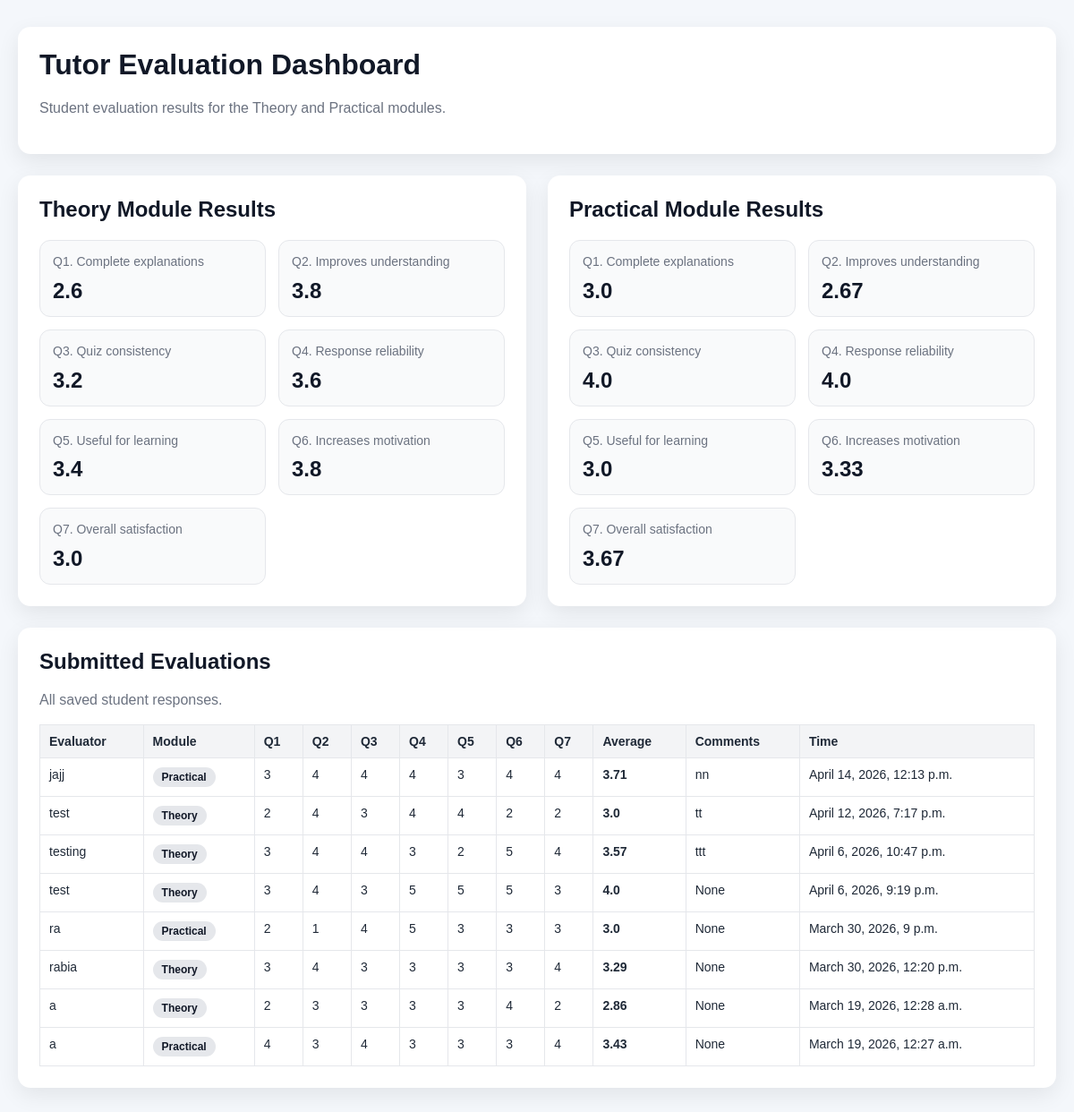
The app's page /evaluation/ with its own data.
### tutor/models.py (models this page shows, shortened)
class TutorEvaluation(models.Model):
    MODULE_CHOICES = [
        ("theory", "Theory Module"),
        ("practical", "Practical Module"),
    ]
    evaluator_name = models.CharField(max_length=100)
    evaluated_module = models.CharField(max_length=20, choices=MODULE_CHOICES)
    q1_complete_explanations = models.IntegerField()
    q2_improves_understanding = models.IntegerField()
    q3_quiz_consistency = models.IntegerField()
    q4_response_reliability = models.IntegerField()
    q5_useful_for_learning = models.IntegerField()
    q6_increases_motivation = models.IntegerField()
    q7_overall_satisfaction = models.IntegerField()
    comments = models.TextField(blank=True, null=True)
    created_at = models.DateTimeField(auto_now_add=True)
    def average_score(self):
        return round(
            (
                self.q1_complete_explanations +
                self.q2_improves_understanding +
                self.q3_quiz_consistency +
                self.q4_response_reliability +
                self.q5_useful_for_learning +
                self.q6_increases_motivation +
                self.q7_overall_satisfaction
            ) / 7,
            2
        )

### tutor/views_evaluation.py (the view)
# urls.py: path("evaluation/", tutor_evaluation_dashboard, name="tutor_evaluation_dashboard"),
def tutor_evaluation_dashboard(request):
    evaluations = TutorEvaluation.objects.order_by("-created_at")
    theory_evaluations = TutorEvaluation.objects.filter(evaluated_module="theory")
    practical_evaluations = TutorEvaluation.objects.filter(evaluated_module="practical")
    theory_avg = theory_evaluations.aggregate(
        q1=Avg("q1_complete_explanations"),
        q2=Avg("q2_improves_understanding"),
        q3=Avg("q3_quiz_consistency"),
        q4=Avg("q4_response_reliability"),
        q5=Avg("q5_useful_for_learning"),
        q6=Avg("q6_increases_motivation"),
        q7=Avg("q7_overall_satisfaction"),
    )
    practical_avg = practical_evaluations.aggregate(
        q1=Avg("q1_complete_explanations"),
        q2=Avg("q2_improves_understanding"),
        q3=Avg("q3_quiz_consistency"),
        q4=Avg("q4_response_reliability"),
        q5=Avg("q5_useful_for_learning"),
        q6=Avg("q6_increases_motivation"),
        q7=Avg("q7_overall_satisfaction"),
    )
    context = {
        "evaluations": evaluations,
        "theory_q1": round(theory_avg["q1"], 2) if theory_avg["q1"] is not None else 0,
        "theory_q2": round(theory_avg["q2"], 2) if theory_avg["q2"] is not None else 0,
        "theory_q3": round(theory_avg["q3"], 2) if theory_avg["q3"] is not None else 0,
        "theory_q4": round(theory_avg["q4"], 2) if theory_avg["q4"] is not None else 0,
        "theory_q5": round(theory_avg["q5"], 2) if theory_avg["q5"] is not None else 0,
        "theory_q6": round(theory_avg["q6"], 2) if theory_avg["q6"] is not None else 0,
        "theory_q7": round(theory_avg["q7"], 2) if theory_avg["q7"] is not None else 0,
        "practical_q1": round(practical_avg["q1"], 2) if practical_avg["q1"] is not None else 0,
        "practical_q2": round(practical_avg["q2"], 2) if practical_avg["q2"] is not None else 0,
        "practical_q3": round(practical_avg["q3"], 2) if practical_avg["q3"] is not None else 0,
        "practical_q4": round(practical_avg["q4"], 2) if practical_avg["q4"] is not None else 0,
        "practical_q5": round(practical_avg["q5"], 2) if practical_avg["q5"] is not None else 0,
        "practical_q6": round(practical_avg["q6"], 2) if practical_avg["q6"] is not None else 0,
        "practical_q7": round(practical_avg["q7"], 2) if practical_avg["q7"] is not None else 0,
    }
    return render(request, "tutor/evaluation_dashboard.html", context)

### tutor/templates/tutor/evaluation_dashboard.html (shortened to what this page needs)
<!DOCTYPE html>
<html lang="en">
<head>
</head>
<body>
    <div class="page">
        <div class="card">
            <h1>Tutor Evaluation Dashboard</h1>
            <div class="subtitle">
                Student evaluation results for the Theory and Practical modules.
            </div>
        </div>
        <div class="two-col">
            <div class="card">
                <h2>Theory Module Results</h2>
                <div class="summary-grid">
                    <div class="summary-box">
                        <div class="summary-label">Q1. Complete explanations</div>
                        <div class="summary-value">{{ theory_q1 }}</div>
                    </div>
                    <div class="summary-box">
                        <div class="summary-label">Q2. Improves understanding</div>
                        <div class="summary-value">{{ theory_q2 }}</div>
                    </div>
                    <div class="summary-box">
                        <div class="summary-label">Q3. Quiz consistency</div>
                        <div class="summary-value">{{ theory_q3 }}</div>
                    </div>
                    <div class="summary-box">
                        <div class="summary-label">Q4. Response reliability</div>
                        <div class="summary-value">{{ theory_q4 }}</div>
                    </div>
                    <div class="summary-box">
                        <div class="summary-label">Q5. Useful for learning</div>
                        <div class="summary-value">{{ theory_q5 }}</div>
                    </div>
                    <div class="summary-box">
                        <div class="summary-label">Q6. Increases motivation</div>
                        <div class="summary-value">{{ theory_q6 }}</div>
                    </div>
                    <div class="summary-box">
                        <div class="summary-label">Q7. Overall satisfaction</div>
                        <div class="summary-value">{{ theory_q7 }}</div>
                    </div>
                </div>
            </div>
            <div class="card">
                <h2>Practical Module Results</h2>
                <div class="summary-grid">
                    <div class="summary-box">
                        <div class="summary-label">Q1. Complete explanations</div>
                        <div class="summary-value">{{ practical_q1 }}</div>
                    </div>
                    <div class="summary-box">
                        <div class="summary-label">Q2. Improves understanding</div>
                        <div class="summary-value">{{ practical_q2 }}</div>
                    </div>
                    <div class="summary-box">
                        <div class="summary-label">Q3. Quiz consistency</div>
                        <div class="summary-value">{{ practical_q3 }}</div>
                    </div>
                    <div class="summary-box">
                        <div class="summary-label">Q4. Response reliability</div>
                        <div class="summary-value">{{ practical_q4 }}</div>
                    </div>
                    <div class="summary-box">
                        <div class="summary-label">Q5. Useful for learning</div>
                        <div class="summary-value">{{ practical_q5 }}</div>
                    </div>
                    <div class="summary-box">
                        <div class="summary-label">Q6. Increases motivation</div>
                        <div class="summary-value">{{ practical_q6 }}</div>
                    </div>
                    <div class="summary-box">
                        <div class="summary-label">Q7. Overall satisfaction</div>
                        <div class="summary-value">{{ practical_q7 }}</div>
                    </div>
                </div>
            </div>
        </div>
        <div class="card">
            <h2>Submitted Evaluations</h2>
            <div class="subtitle">
                All saved student responses.
            </div>
            <div class="table-wrapper">
                <table>
                    <thead>
                        <tr>
                            <th>Evaluator</th>
                            <th>Module</th>
                            <th>Q1</th>
                            <th>Q2</th>
                            <th>Q3</th>
                            <th>Q4</th>
                            <th>Q5</th>
                            <th>Q6</th>
                            <th>Q7</th>
                            <th>Average</th>
                            <th>Comments</th>
                            <th>Time</th>
                        </tr>
                    </thead>
                    <tbody>
                        {% for ev in evaluations %}
                        <tr>
                            <td>{{ ev.evaluator_name }}</td>
                            <td>
                                {% if ev.evaluated_module == "theory" %}
                                    <span class="badge">Theory</span>
                                {% elif ev.evaluated_module == "practical" %}
                                    <span class="badge">Practical</span>
                                {% else %}
                                    <span class="badge">{{ ev.evaluated_module }}</span>
                                {% endif %}
                            </td>
                            <td>{{ ev.q1_complete_explanations }}</td>
                            <td>{{ ev.q2_improves_understanding }}</td>
                            <td>{{ ev.q3_quiz_consistency }}</td>
                            <td>{{ ev.q4_response_reliability }}</td>
                            <td>{{ ev.q5_useful_for_learning }}</td>
                            <td>{{ ev.q6_increases_motivation }}</td>
                            <td>{{ ev.q7_overall_satisfaction }}</td>
                            <td class="avg-cell">{{ ev.average_score }}</td>
                            <td>{{ ev.comments }}</td>
                            <td>{{ ev.created_at }}</td>
                        </tr>
                        {% empty %}
                        <tr>
                            <td colspan="12">No evaluation responses saved yet.</td>
                        </tr>
                        {% endfor %}
                    </tbody>
                </table>
            </div>
        </div>
    </div>
</body>
</html>

### tutor/templates/tutor/evaluation_dashboard.html (style rules this page uses)
body { margin: 0; font-family: Arial, sans-serif; background: #f4f7fb; color: #1f2937; }
.page { max-width: 1400px; margin: 30px auto; padding: 0 20px; }
.card { background: #ffffff; border-radius: 14px; box-shadow: 0 8px 24px rgba(0, 0, 0, 0.08); padding: 24px; margin-bottom: 24px; }
h1, h2 { margin-top: 0; color: #111827; }
.subtitle { color: #6b7280; margin-bottom: 18px; }
.two-col { display: grid; grid-template-columns: 1fr 1fr; gap: 24px; }
.summary-grid { display: grid; grid-template-columns: repeat(auto-fit, minmax(180px, 1fr)); gap: 14px; }
.summary-box { background: #f9fafb; border: 1px solid #e5e7eb; border-radius: 12px; padding: 14px; }
.summary-label { font-size: 14px; color: #6b7280; margin-bottom: 8px; line-height: 1.4; }
.summary-value { font-size: 24px; font-weight: bold; color: #111827; }
.table-wrapper { overflow-x: auto; }
table { width: 100%; border-collapse: collapse; font-size: 14px; background: white; }
th, td { border: 1px solid #e5e7eb; padding: 10px; text-align: left; vertical-align: top; }
th { background: #f3f4f6; }
.badge { display: inline-block; padding: 4px 10px; border-radius: 999px; font-size: 12px; font-weight: 600; background: #e5e7eb; color: #111827; }
.avg-cell { font-weight: 600; }

### records on screen
TutorEvaluation: evaluator_name "jajj", evaluated_module "Practical", q1_complete_explanations "3", q2_improves_understanding "4", q3_quiz_consistency "4", q4_response_reliability "4", q5_useful_for_learning "3", q6_increases_motivation "4", q7_overall_satisfaction "4", average_score "3.71", comments "nn", created_at "April 14, 2026, 12:13 p.m."
TutorEvaluation: evaluator_name "test", evaluated_module "Theory", q1_complete_explanations "2", q2_improves_understanding "4", q3_quiz_consistency "3", q4_response_reliability "4", q5_useful_for_learning "4", q6_increases_motivation "2", q7_overall_satisfaction "2", average_score "3.0", comments "tt", created_at "April 12, 2026, 7:17 p.m."
TutorEvaluation: evaluator_name "testing", evaluated_module "Theory", q1_complete_explanations "3", q2_improves_understanding "4", q3_quiz_consistency "4", q4_response_reliability "3", q5_useful_for_learning "2", q6_increases_motivation "5", q7_overall_satisfaction "4", average_score "3.57", comments "ttt", created_at "April 6, 2026, 10:47 p.m."
TutorEvaluation: evaluator_name "test", evaluated_module "Theory", q1_complete_explanations "3", q2_improves_understanding "4", q3_quiz_consistency "3", q4_response_reliability "5", q5_useful_for_learning "5", q6_increases_motivation "5", q7_overall_satisfaction "3", average_score "4.0", comments "None", created_at "April 6, 2026, 9:19 p.m."
TutorEvaluation: evaluator_name "ra", evaluated_module "Practical", q1_complete_explanations "2", q2_improves_understanding "1", q3_quiz_consistency "4", q4_response_reliability "5", q5_useful_for_learning "3", q6_increases_motivation "3", q7_overall_satisfaction "3", average_score "3.0", comments "None", created_at "March 30, 2026, 9 p.m."
TutorEvaluation: evaluator_name "rabia", evaluated_module "Theory", q1_complete_explanations "3", q2_improves_understanding "4", q3_quiz_consistency "3", q4_response_reliability "3", q5_useful_for_learning "3", q6_increases_motivation "3", q7_overall_satisfaction "4", average_score "3.29", comments "None", created_at "March 30, 2026, 12:20 p.m."
TutorEvaluation: evaluator_name "a", evaluated_module "Theory", q1_complete_explanations "2", q2_improves_understanding "3", q3_quiz_consistency "3", q4_response_reliability "3", q5_useful_for_learning "3", q6_increases_motivation "4", q7_overall_satisfaction "2", average_score "2.86", comments "None", created_at "March 19, 2026, 12:28 a.m."
TutorEvaluation: evaluator_name "a", evaluated_module "Practical", q1_complete_explanations "4", q2_improves_understanding "3", q3_quiz_consistency "4", q4_response_reliability "3", q5_useful_for_learning "3", q6_increases_motivation "3", q7_overall_satisfaction "4", average_score "3.43", comments "None", created_at "March 19, 2026, 12:27 a.m."

### other values on screen
{{ theory_q1 }} "2.6"
{{ theory_q2 }} "3.8"
{{ theory_q3 }} "3.2"
{{ theory_q4 }} "3.6"
{{ theory_q5 }} "3.4"
{{ theory_q6 }} "3.8"
{{ theory_q7 }} "3.0"
{{ practical_q1 }} "3.0"
{{ practical_q2 }} "2.67"
{{ practical_q3 }} "4.0"
{{ practical_q4 }} "4.0"
{{ practical_q5 }} "3.0"
{{ practical_q6 }} "3.33"
{{ practical_q7 }} "3.67"
